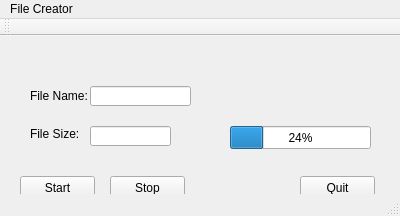
<?xml version="1.0" encoding="UTF-8"?>
<ui version="4.0">
 <class>filecreator</class>
 <widget class="QMainWindow" name="filecreator">
  <property name="geometry">
   <rect>
    <x>0</x>
    <y>0</y>
    <width>400</width>
    <height>216</height>
   </rect>
  </property>
  <property name="windowTitle">
   <string>filecreator</string>
  </property>
  <widget class="QWidget" name="centralWidget">
   <widget class="QPushButton" name="startButton">
    <property name="geometry">
     <rect>
      <x>20</x>
      <y>140</y>
      <width>75</width>
      <height>23</height>
     </rect>
    </property>
    <property name="text">
     <string>Start</string>
    </property>
   </widget>
   <widget class="QPushButton" name="stopButton">
    <property name="geometry">
     <rect>
      <x>110</x>
      <y>140</y>
      <width>75</width>
      <height>23</height>
     </rect>
    </property>
    <property name="text">
     <string>Stop</string>
    </property>
   </widget>
   <widget class="QPushButton" name="quitButton">
    <property name="geometry">
     <rect>
      <x>300</x>
      <y>140</y>
      <width>75</width>
      <height>23</height>
     </rect>
    </property>
    <property name="text">
     <string>Quit</string>
    </property>
   </widget>
   <widget class="QLabel" name="label">
    <property name="geometry">
     <rect>
      <x>30</x>
      <y>50</y>
      <width>71</width>
      <height>20</height>
     </rect>
    </property>
    <property name="text">
     <string>File Name: </string>
    </property>
   </widget>
   <widget class="QLabel" name="label_2">
    <property name="geometry">
     <rect>
      <x>30</x>
      <y>90</y>
      <width>51</width>
      <height>16</height>
     </rect>
    </property>
    <property name="text">
     <string>File Size:</string>
    </property>
   </widget>
   <widget class="QLineEdit" name="nameInput">
    <property name="geometry">
     <rect>
      <x>90</x>
      <y>50</y>
      <width>101</width>
      <height>20</height>
     </rect>
    </property>
   </widget>
   <widget class="QLineEdit" name="sizeInput">
    <property name="geometry">
     <rect>
      <x>90</x>
      <y>90</y>
      <width>81</width>
      <height>20</height>
     </rect>
    </property>
   </widget>
   <widget class="QProgressBar" name="progressBar">
    <property name="geometry">
     <rect>
      <x>230</x>
      <y>90</y>
      <width>141</width>
      <height>23</height>
     </rect>
    </property>
    <property name="value">
     <number>24</number>
    </property>
   </widget>
  </widget>
  <widget class="QMenuBar" name="menuBar">
   <property name="geometry">
    <rect>
     <x>0</x>
     <y>0</y>
     <width>400</width>
     <height>21</height>
    </rect>
   </property>
   <widget class="QMenu" name="menuFile_Creator">
    <property name="title">
     <string>File Creator</string>
    </property>
   </widget>
   <addaction name="menuFile_Creator"/>
  </widget>
  <widget class="QToolBar" name="mainToolBar">
   <attribute name="toolBarArea">
    <enum>TopToolBarArea</enum>
   </attribute>
   <attribute name="toolBarBreak">
    <bool>false</bool>
   </attribute>
  </widget>
  <widget class="QStatusBar" name="statusBar"/>
 </widget>
 <layoutdefault spacing="6" margin="11"/>
 <resources/>
 <connections/>
</ui>
